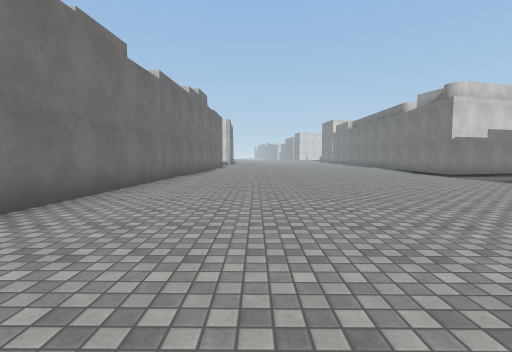
[1] (above)

24 first-person views from a walk through a Unity game level. The camera is 1.3 m above the floor, tilts 4° down and sees 85° across. The floor is counted in squares, 2 m on a side. Each view is taken from the middle of a square. On the plan, view 1 faces up. The plan holds only what a view shows up to about 9 squares ahead; the rest is blank. The place goes on beyond the plan. The player is left out. Surface patterns are stand-ins for the level's own textures.

[2]
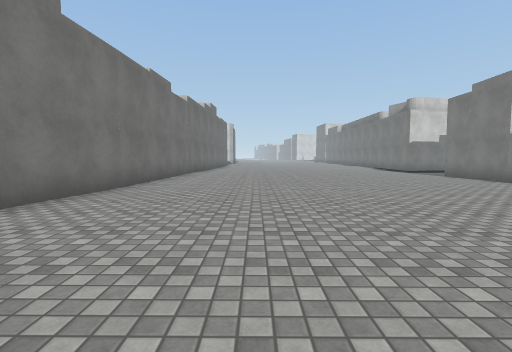

[3]
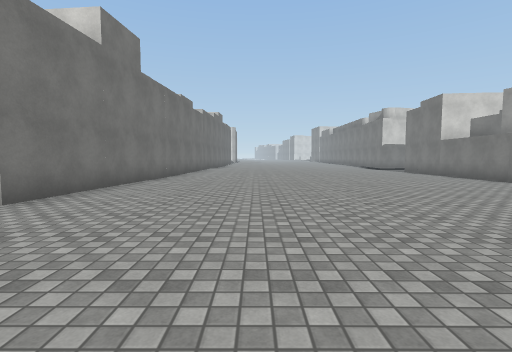

[4]
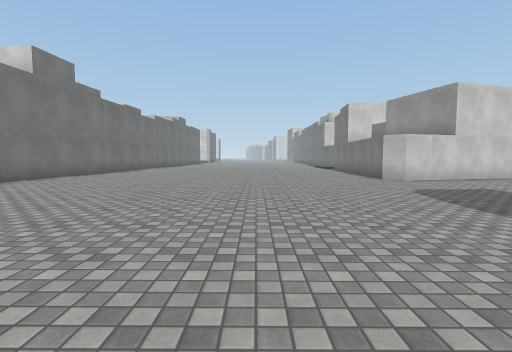

[5]
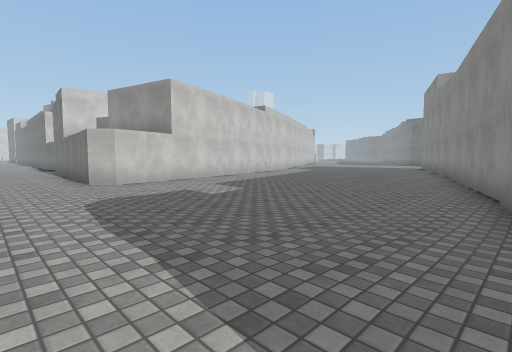

[6]
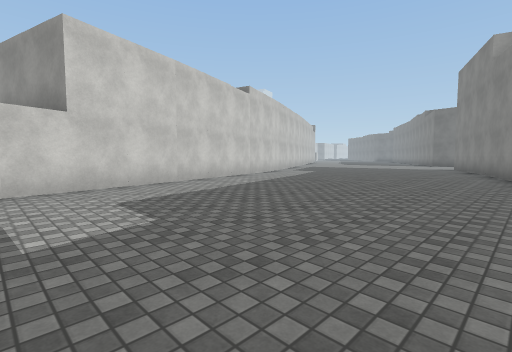

[7]
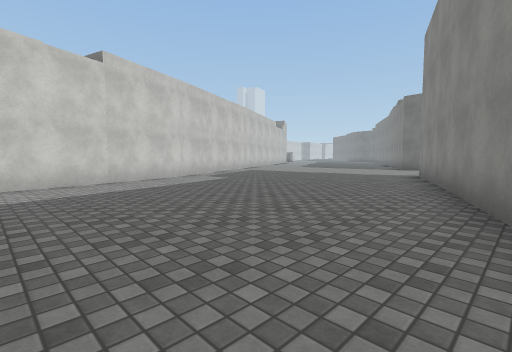

[8]
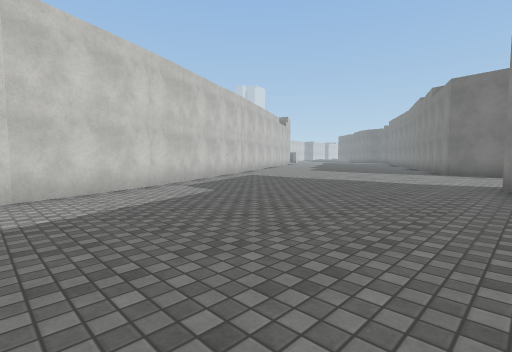

[9]
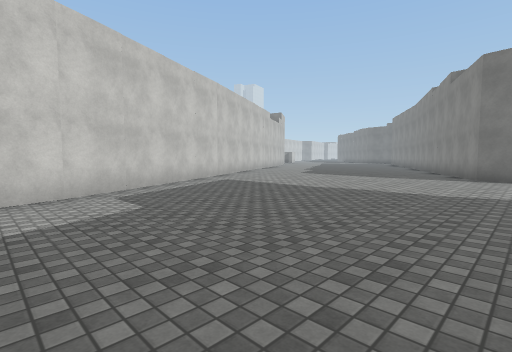

[10]
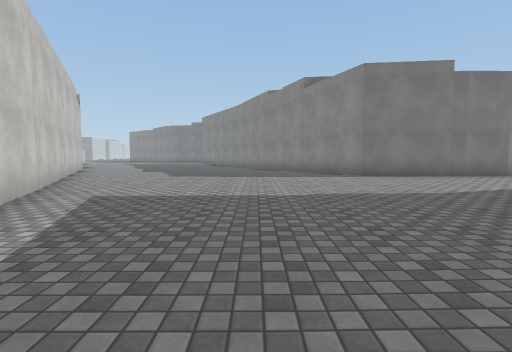

[11]
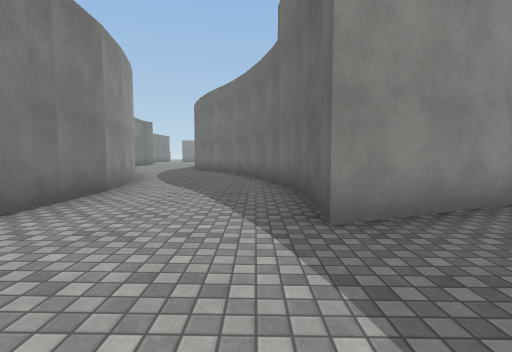

[12]
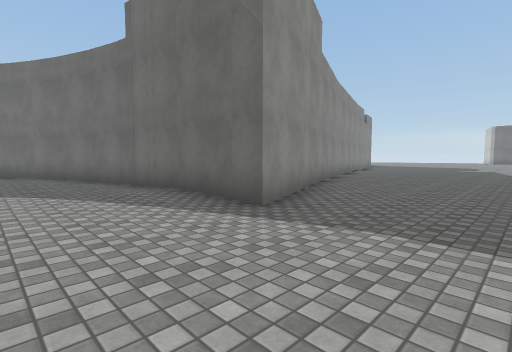

[13]
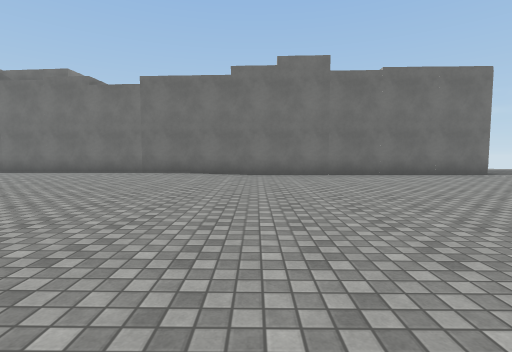

[14]
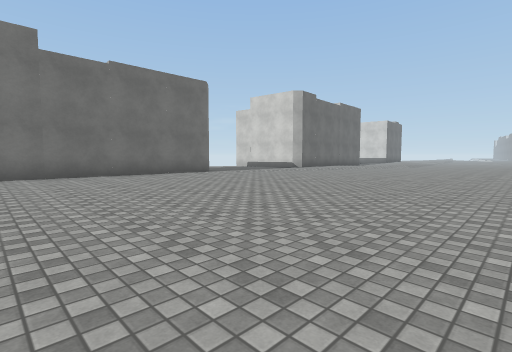

[15]
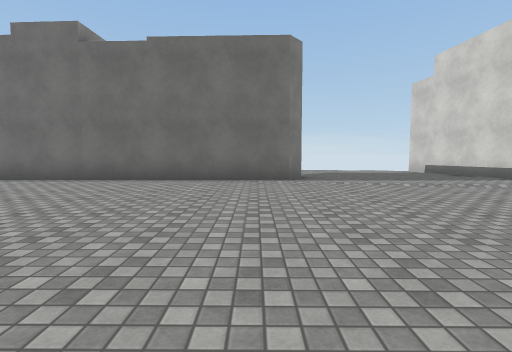

[16]
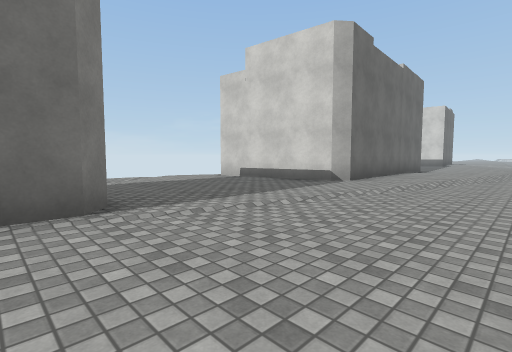

[17]
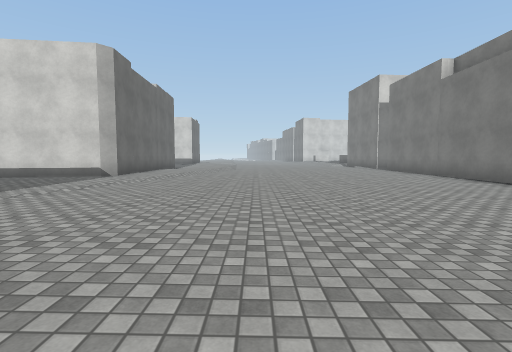

[18]
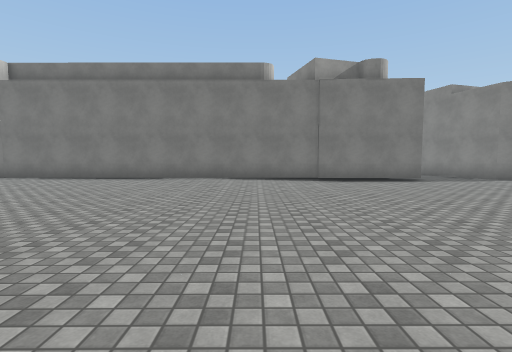

[19]
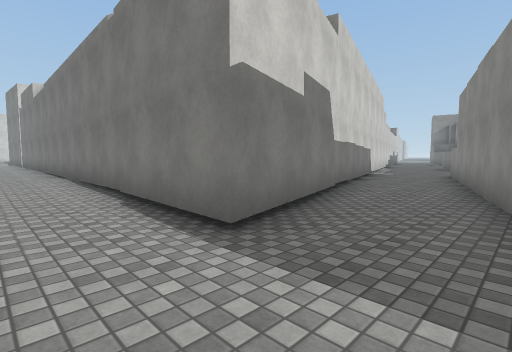

[20]
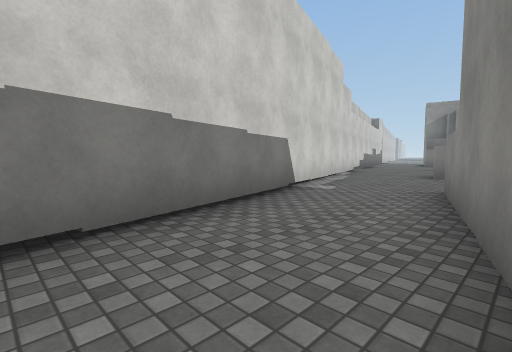

[21]
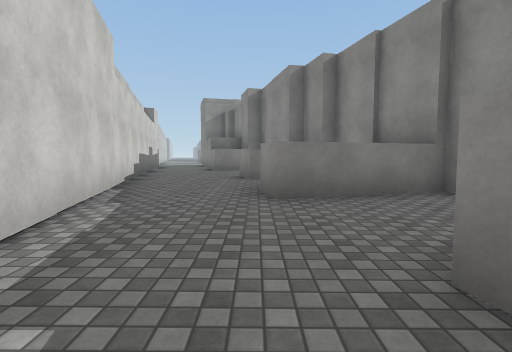

[22]
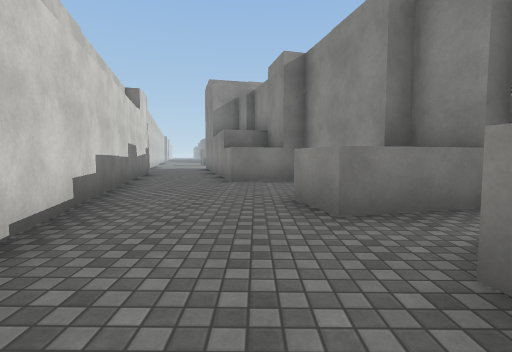

[23]
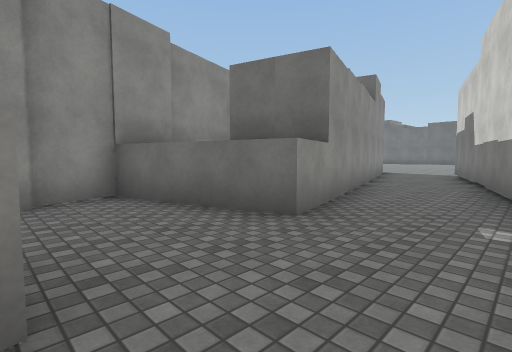

[24]
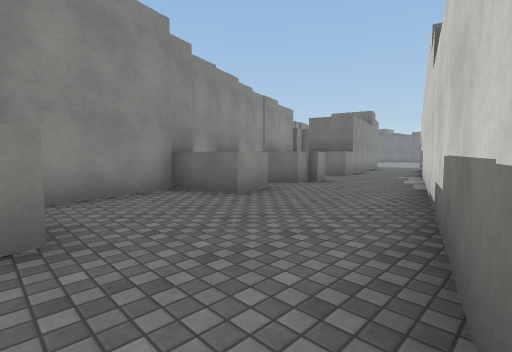

### Floor plan
Key: @ floor where view 1 was taken; # wall or solid block; . main floor; - floor 0.25 m lower than the main floor; / step, stairs or slope; ^ raised ledge.
Columns run from 7 left of view 1 to 27 right of it. Each row starts with its distance up from view 1.
 24     #..--------#
 23  ####..--------#
 22  ...../--------#
 21 ....../--------#
 20 /.....---------#
 19 //.....--------#
 18     #..--------#
 17     #..--------#                 ##
 16     #..--------#              ####.
 15     #...-------#          #####....
 14     #...-------#      #####........
 13     #...-------#   ####-----......#
 12     #..--------#####--------..^^..#
 11     #...-------#--------#--##.^^###
 10     #...-------------####---####
  9     #....-------- ####  ##--##
  8     #.....-----#         ####   ###
  7     #......--- #              ###..
  6     #.......---#            ###....
  5     #........--#          ###-.....
  4     #........--        ####---.....
  3     #.........#     ####-----......
  2     #.........#  ####--------......
  1    ##.........####-----------......
  0    #...@................-----......
 -1    #.............................##
 -2    #.............................#
 -3     ...........---..........##...#
 -4      ..........-----......####...#
 -5       .........-------.####  #...#
 -6        ........-----####     #...#
 -7          ......- ####        #...#
 -8           .                  ##...
 -9                               #...
-10                               #.
-11                               ##

Where each view was taken, in squares from view 1:
view 1: 0 up, 0 right, facing up
view 2: 3 down, 0 right, facing up
view 3: 6 down, 0 right, facing up
view 4: 8 down, 3 right, facing up
view 5: 7 down, 5 right, facing up-right
view 6: 5 down, 8 right, facing up-right
view 7: 5 down, 13 right, facing up-right
view 8: 3 down, 15 right, facing up-right
view 9: 2 down, 17 right, facing up-right
view 10: 2 up, 18 right, facing right
view 11: 0 up, 23 right, facing down
view 12: 0 up, 25 right, facing down-left
view 13: 11 up, 6 right, facing left
view 14: 12 up, 6 right, facing up-left
view 15: 17 up, 4 right, facing left
view 16: 17 up, 1 right, facing up-left
view 17: 15 up, 2 right, facing up
view 18: 16 up, 1 left, facing right
view 19: 9 up, 6 right, facing up-right
view 20: 10 up, 12 right, facing up-right
view 21: 12 up, 16 right, facing right
view 22: 13 up, 20 right, facing right
view 23: 13 up, 20 right, facing down-left
view 24: 16 up, 27 right, facing down-left
